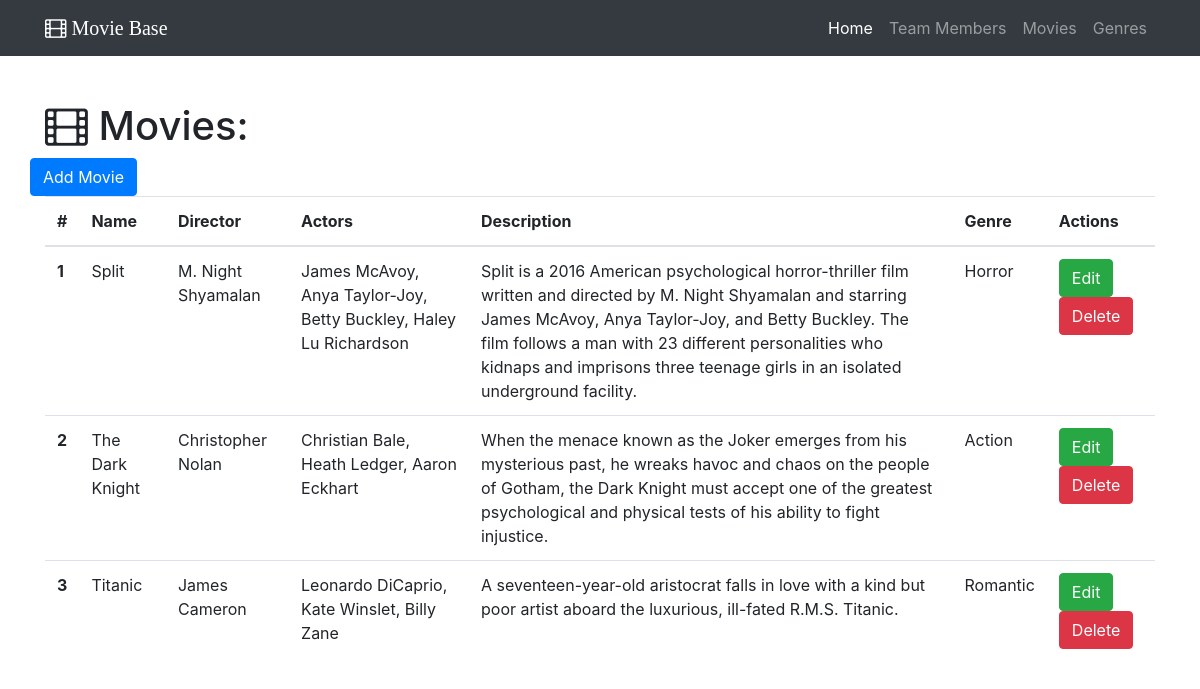
The app's page /movies with its own data.
### base.py (models this page shows)
class Movie(db.Model):
    __tablename__ = 'movies'
    id = db.Column(db.Integer, primary_key=True)
    name = db.Column(db.String(64))
    director = db.Column(db.String(64))
    actors = db.Column(db.String(64))
    description = db.Column(db.Text)
    genre_id = db.Column(db.Integer, db.ForeignKey('genres.id'))

class Genre(db.Model):
    __tablename__ = 'genres'
    id = db.Column(db.Integer, primary_key=True)
    name = db.Column(db.String(64))
    description = db.Column(db.Text)
    movies = db.relationship('Movie', backref='genre',cascade="delete")##back reference at the many side, unique in ORM

### base.py (the view)
@app.route('/movies')
def show_all_movies():
    movies = Movie.query.all()
    return render_template('movie-all.html', movies=movies)

### templates/movie-all.html (shortened to what this page needs)
{% extends "home-base.html"%}
{% block page_content%}
<div class="container">
  <h1 class="mt-5"><i class="fa fa-film" aria-hidden="true"></i> Movies:</h1>
  <div class="row bottom-margin">
    <a href="/movie/add" class="btn btn-primary" role="button" aria-disabled="true">Add Movie</a>
  </div>
  {% if movies %}
  <table class="table">
    <thead>
      <tr>
        <th>#</th>
        <th>Name</th>
        <th>Director</th>
        <th>Actors</th>
        <th>Description</th>
        <th>Genre</th>
        <th>Actions</th>
      </tr>
    </thead>
    <tbody>
      {% for movie in movies %}
      <tr>
        <th scope="row">{{movie.id}}</th>
        <td>{{movie.name}}</td>
        <td>{{movie.director}}</td>
        <td>{{movie.actors}}</td>
        <td>{{movie.description}}</td>
        <td>{{movie.genre.name}}</td>
        <td>
        <a href="/movie/edit/{{movie.id}}" class="btn btn-success" role="button" aria-disabled="true">Edit</a>
          <a href="/movie/delete/{{movie.id}}" class="btn btn-danger" role="button" aria-disabled="true">Delete</a>
        </td>
      </tr>
      {% endfor%}
    </tbody>
  </table>
  {% else %}
  <h3>There are no movies in the database yet.</h3> {% endif %}
</div>
{% endblock%}

### templates/home-base.html (shortened to what this page needs)
<!DOCTYPE html>
<html lang="en">
<head>
  {% block head %}
  <link rel="stylesheet" href="https://maxcdn.bootstrapcdn.com/bootstrap/4.0.0-beta.2/css/bootstrap.min.css">
  <link rel="stylesheet" href="https://maxcdn.bootstrapcdn.com/font-awesome/4.7.0/css/font-awesome.min.css">
  <link rel="stylesheet" href="{{ url_for('static', filename='css/base.css') }}">
  {% endblock%}
</head>
<body>
  <nav class="navbar navbar-expand-lg navbar-dark bg-dark fixed-top">
    <div class="container">
      <a class="navbar-brand" href="/">
        <i class="fa fa-film" aria-hidden="true"> Movie Base</i>
       </a>
      <div class="collapse navbar-collapse" id="navbarResponsive">
        <ul class="navbar-nav ml-auto">
          <li class="nav-item active">
            <a class="nav-link" href="/">Home
             </a>
          </li>
          <li class="nav-item">
            <a class="nav-link" href="/members">Team Members</a>
          </li>
          <li class="nav-item">
            <a class="nav-link" href="/movies">Movies</a>
          </li>
          <li class="nav-item">
            <a class="nav-link" href="/genres">Genres</a>
          </li>
        </ul>
      </div>
    </div>
  </nav>
  {% block page_content%}
  {% endblock%}
</body>
</html>

### static/css/base.css (style rules this page uses)
body { padding-top: 54px; }

### records on screen
Movie: id "1", name "Split", director "M. Night Shyamalan", actors "James McAvoy, Anya Taylor-Joy, Betty Buckley, Haley Lu Richardson", description "Split is a 2016 American psychological horror-thriller film written and directed by M. Night Shyamalan and starring James McAvoy, Anya Taylor-Joy, and Betty Buckley. The film follows a man with 23 different personalities who kidnaps and imprisons three teenage girls in an isolated underground facility.", genre.name "Horror"
Movie: id "2", name "The Dark Knight", director "Christopher Nolan", actors "Christian Bale, Heath Ledger, Aaron Eckhart", description "When the menace known as the Joker emerges from his mysterious past, he wreaks havoc and chaos on the people of Gotham, the Dark Knight must accept one of the greatest psychological and physical tests of his ability to fight injustice.", genre.name "Action"
Movie: id "3", name "Titanic", director "James Cameron", actors "Leonardo DiCaprio, Kate Winslet, Billy Zane", description "A seventeen-year-old aristocrat falls in love with a kind but poor artist aboard the luxurious, ill-fated R.M.S. Titanic.", genre.name "Romantic"
